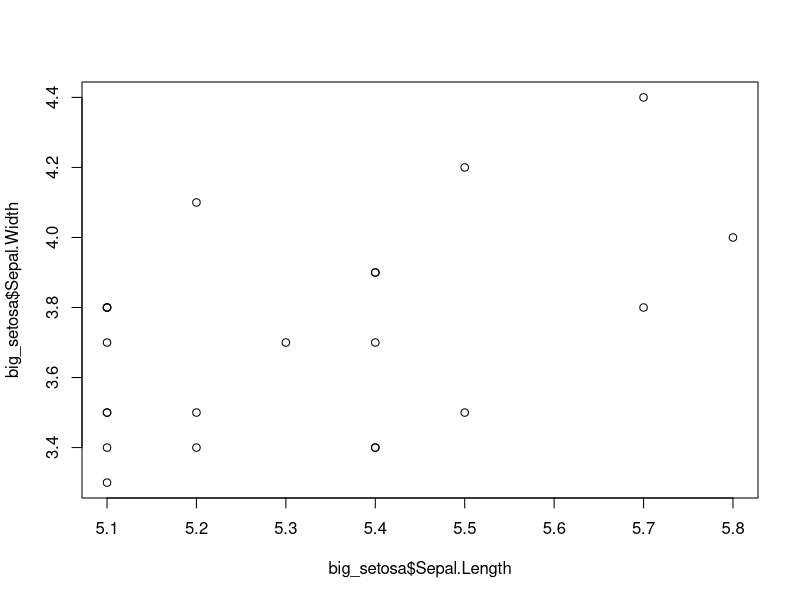

Write R code to recreate this figure.

#1/18/2024

#Write a for-loop that prints the results of 1+x for each number
x<-c(1,2,3,4,5)
for (i in x){
  print(x=i+1)
}

x+1

x^3

1:5 # generates all the numbers between 1 to 5

seq(1,100,by=2) # generate al the numbers from 1 to 100, by control the difference between each number

class(x) #numeric

length(x) #5

length(length(x)) #is 5 because the length of x is a numeric thing

class(class(x)) #if in "" its class is character

#everything in a vector must have the same class
c(1,"a") # turns 1 into a character

# A vector #
# Has a class (numeric, character, integer, data.frame)
# Has one dimension
# all things in vector must have the same class
# length can be = 0 
length(c()) # gives 0


#QR code package
#url<-"" insert link
#qr<-qrcode::qr_code(url)
#plot(qr)

a<-1:10
b<-2:11
c<-letters

#get first ten letters
head(letters, n =10)
#or
c<-letters[1:10]

c<-letters[c(1,3,5)]# 1 3 and 5 letter must have c() or it gives dimesion error

a<-1:10
b<-2:11
c<-letters[1:10]
#put the things together preserve numbers
cbind(a,b,c) #no
data.frame(a,b,c) #yes
z<-data.frame(a,b,c) #only works if the lengths are the same

class(z)
length(z) # gives number of columns for data frames
dim(z) #find dimensions of thing

#a data frame is a list of vectors

rep(TRUE,10)

d<-rep(TRUE, 10)
zz<-data.frame(a,b,c,d)
class(zz) #gives logical
dim(zz)
length(zz)

#logic
1>0
0>=0
3<1
1==1 #is thing = to thing
1!=1 # is thing not equal to thing

5>a

#find rows where a<5
a[5>a] 
z[5>a,]#this works

#data frames have 2 dimensions [row,column]

#pull out all rows where c = the letter b
z[c=="b",]

iris
dim(iris)
length(iris)

#Give all the rows where sepal length > 5
iris[iris$Sepal.Length>5,]

#how many iris had sepal > 5
dim(iris[iris$Sepal.Length>5,]) # 118
dim(iris[iris$Sepal.Length>5,])[1] #give me dim but only the first 1
nrow(iris[iris$Sepal.Length>5,]) #better

big_iris<-iris[iris$Sepal.Length>5,] #made a subset with a condition yay

#add new column to big iris that is sepal area = length*wide
area<-big_iris$Sepal.Length*big_iris$Petal.Width
cbind(big_iris,area)

#or
big_iris$Sepal.Area<-big_iris$Sepal.Length*big_iris$Petal.Width

big_iris$Sepal.Area<-"AHHHHHHH" #or nor this is no bueno so rerun
big_iris$Sepal.Area<-big_iris$Sepal.Length*big_iris$Petal.Width

#show just setosa from big iris
big_setosa<-big_iris[big_iris$Species=="setosa",]
mean(big_setosa$Sepal.Area)
big_setosa

plot(big_setosa$Sepal.Length,big_setosa$Sepal.Width)

#mean, sd, min, max, summary, cumsum, cumprod

mean(big_setosa$Sepal.Area)
min(big_setosa$Sepal.Area)
max(big_setosa$Sepal.Area)
sd(big_setosa$Sepal.Area)
summary(big_setosa$Sepal.Area)
cumsum(big_setosa$Sepal.Area)
cumprod(big_setosa$Sepal.Area)
